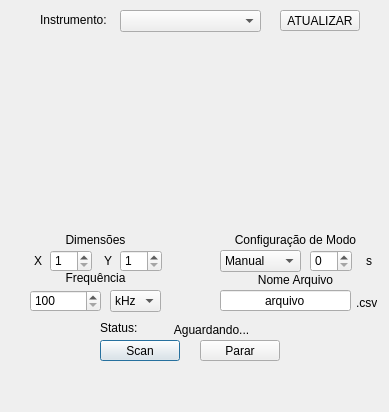
<?xml version="1.0" encoding="UTF-8"?>
<ui version="4.0">
 <class>Dialog</class>
 <widget class="QDialog" name="Dialog">
  <property name="geometry">
   <rect>
    <x>0</x>
    <y>0</y>
    <width>389</width>
    <height>412</height>
   </rect>
  </property>
  <property name="windowTitle">
   <string>Dialog</string>
  </property>
  <widget class="QSpinBox" name="box_dimensao_X">
   <property name="geometry">
    <rect>
     <x>50</x>
     <y>250</y>
     <width>42</width>
     <height>22</height>
    </rect>
   </property>
   <property name="minimum">
    <number>1</number>
   </property>
   <property name="maximum">
    <number>999</number>
   </property>
  </widget>
  <widget class="QSpinBox" name="box_dimensao_Y">
   <property name="geometry">
    <rect>
     <x>120</x>
     <y>250</y>
     <width>42</width>
     <height>22</height>
    </rect>
   </property>
   <property name="minimum">
    <number>1</number>
   </property>
   <property name="maximum">
    <number>999</number>
   </property>
  </widget>
  <widget class="QSpinBox" name="box_frequencia">
   <property name="geometry">
    <rect>
     <x>30</x>
     <y>290</y>
     <width>71</width>
     <height>22</height>
    </rect>
   </property>
   <property name="minimum">
    <number>100</number>
   </property>
   <property name="maximum">
    <number>1000</number>
   </property>
   <property name="singleStep">
    <number>100</number>
   </property>
  </widget>
  <widget class="QComboBox" name="box_frequencia_unidade">
   <property name="geometry">
    <rect>
     <x>110</x>
     <y>290</y>
     <width>51</width>
     <height>22</height>
    </rect>
   </property>
   <item>
    <property name="text">
     <string>kHz</string>
    </property>
   </item>
   <item>
    <property name="text">
     <string>MHz</string>
    </property>
   </item>
   <item>
    <property name="text">
     <string>GHz</string>
    </property>
   </item>
  </widget>
  <widget class="QLineEdit" name="box_nome">
   <property name="geometry">
    <rect>
     <x>220</x>
     <y>290</y>
     <width>131</width>
     <height>21</height>
    </rect>
   </property>
   <property name="text">
    <string>arquivo</string>
   </property>
   <property name="alignment">
    <set>Qt::AlignCenter</set>
   </property>
  </widget>
  <widget class="QComboBox" name="box_config">
   <property name="geometry">
    <rect>
     <x>220</x>
     <y>250</y>
     <width>81</width>
     <height>22</height>
    </rect>
   </property>
   <item>
    <property name="text">
     <string>Manual</string>
    </property>
   </item>
   <item>
    <property name="text">
     <string>Automático</string>
    </property>
   </item>
  </widget>
  <widget class="QSpinBox" name="box_config_tempo">
   <property name="geometry">
    <rect>
     <x>310</x>
     <y>250</y>
     <width>42</width>
     <height>22</height>
    </rect>
   </property>
  </widget>
  <widget class="QPushButton" name="botao_vai">
   <property name="geometry">
    <rect>
     <x>100</x>
     <y>340</y>
     <width>80</width>
     <height>21</height>
    </rect>
   </property>
   <property name="text">
    <string>Scan</string>
   </property>
  </widget>
  <widget class="QPushButton" name="botao_parar">
   <property name="geometry">
    <rect>
     <x>200</x>
     <y>340</y>
     <width>80</width>
     <height>21</height>
    </rect>
   </property>
   <property name="text">
    <string>Parar</string>
   </property>
  </widget>
  <widget class="QLabel" name="label">
   <property name="geometry">
    <rect>
     <x>30</x>
     <y>230</y>
     <width>131</width>
     <height>20</height>
    </rect>
   </property>
   <property name="text">
    <string>Dimensões</string>
   </property>
   <property name="alignment">
    <set>Qt::AlignCenter</set>
   </property>
  </widget>
  <widget class="QLabel" name="label_2">
   <property name="geometry">
    <rect>
     <x>30</x>
     <y>270</y>
     <width>131</width>
     <height>16</height>
    </rect>
   </property>
   <property name="layoutDirection">
    <enum>Qt::LeftToRight</enum>
   </property>
   <property name="text">
    <string>Frequência</string>
   </property>
   <property name="alignment">
    <set>Qt::AlignCenter</set>
   </property>
  </widget>
  <widget class="QLabel" name="label_3">
   <property name="geometry">
    <rect>
     <x>220</x>
     <y>230</y>
     <width>151</width>
     <height>20</height>
    </rect>
   </property>
   <property name="layoutDirection">
    <enum>Qt::LeftToRight</enum>
   </property>
   <property name="text">
    <string>Configuração de Modo</string>
   </property>
   <property name="alignment">
    <set>Qt::AlignCenter</set>
   </property>
  </widget>
  <widget class="QLabel" name="label_4">
   <property name="geometry">
    <rect>
     <x>366</x>
     <y>250</y>
     <width>41</width>
     <height>21</height>
    </rect>
   </property>
   <property name="text">
    <string>s</string>
   </property>
  </widget>
  <widget class="QLabel" name="label_5">
   <property name="geometry">
    <rect>
     <x>220</x>
     <y>270</y>
     <width>151</width>
     <height>20</height>
    </rect>
   </property>
   <property name="text">
    <string>Nome Arquivo</string>
   </property>
   <property name="alignment">
    <set>Qt::AlignCenter</set>
   </property>
  </widget>
  <widget class="QLabel" name="label_6">
   <property name="geometry">
    <rect>
     <x>356</x>
     <y>292</y>
     <width>21</width>
     <height>21</height>
    </rect>
   </property>
   <property name="text">
    <string>.csv</string>
   </property>
  </widget>
  <widget class="QLabel" name="label_7">
   <property name="geometry">
    <rect>
     <x>100</x>
     <y>320</y>
     <width>61</width>
     <height>16</height>
    </rect>
   </property>
   <property name="text">
    <string>Status:</string>
   </property>
  </widget>
  <widget class="QLabel" name="label_status">
   <property name="geometry">
    <rect>
     <x>146</x>
     <y>320</y>
     <width>131</width>
     <height>20</height>
    </rect>
   </property>
   <property name="text">
    <string>Aguardando...</string>
   </property>
   <property name="alignment">
    <set>Qt::AlignCenter</set>
   </property>
  </widget>
  <widget class="QLabel" name="label_9">
   <property name="geometry">
    <rect>
     <x>30</x>
     <y>250</y>
     <width>16</width>
     <height>21</height>
    </rect>
   </property>
   <property name="text">
    <string>X</string>
   </property>
   <property name="alignment">
    <set>Qt::AlignCenter</set>
   </property>
  </widget>
  <widget class="QLabel" name="label_10">
   <property name="geometry">
    <rect>
     <x>100</x>
     <y>250</y>
     <width>16</width>
     <height>21</height>
    </rect>
   </property>
   <property name="text">
    <string>Y</string>
   </property>
   <property name="alignment">
    <set>Qt::AlignCenter</set>
   </property>
  </widget>
  <widget class="QLabel" name="label_erro">
   <property name="geometry">
    <rect>
     <x>100</x>
     <y>360</y>
     <width>181</width>
     <height>20</height>
    </rect>
   </property>
   <property name="text">
    <string/>
   </property>
   <property name="alignment">
    <set>Qt::AlignCenter</set>
   </property>
  </widget>
  <widget class="QComboBox" name="box_instrumento">
   <property name="geometry">
    <rect>
     <x>120</x>
     <y>10</y>
     <width>141</width>
     <height>22</height>
    </rect>
   </property>
  </widget>
  <widget class="QLabel" name="label_8">
   <property name="geometry">
    <rect>
     <x>40</x>
     <y>10</y>
     <width>71</width>
     <height>20</height>
    </rect>
   </property>
   <property name="text">
    <string>Instrumento:</string>
   </property>
  </widget>
  <widget class="QPushButton" name="botao_instrumento">
   <property name="geometry">
    <rect>
     <x>280</x>
     <y>10</y>
     <width>80</width>
     <height>21</height>
    </rect>
   </property>
   <property name="text">
    <string>ATUALIZAR</string>
   </property>
  </widget>
  <widget class="QLabel" name="label_instrumento">
   <property name="geometry">
    <rect>
     <x>286</x>
     <y>30</y>
     <width>71</width>
     <height>20</height>
    </rect>
   </property>
   <property name="text">
    <string/>
   </property>
   <property name="alignment">
    <set>Qt::AlignCenter</set>
   </property>
  </widget>
 </widget>
 <resources/>
 <connections/>
</ui>
